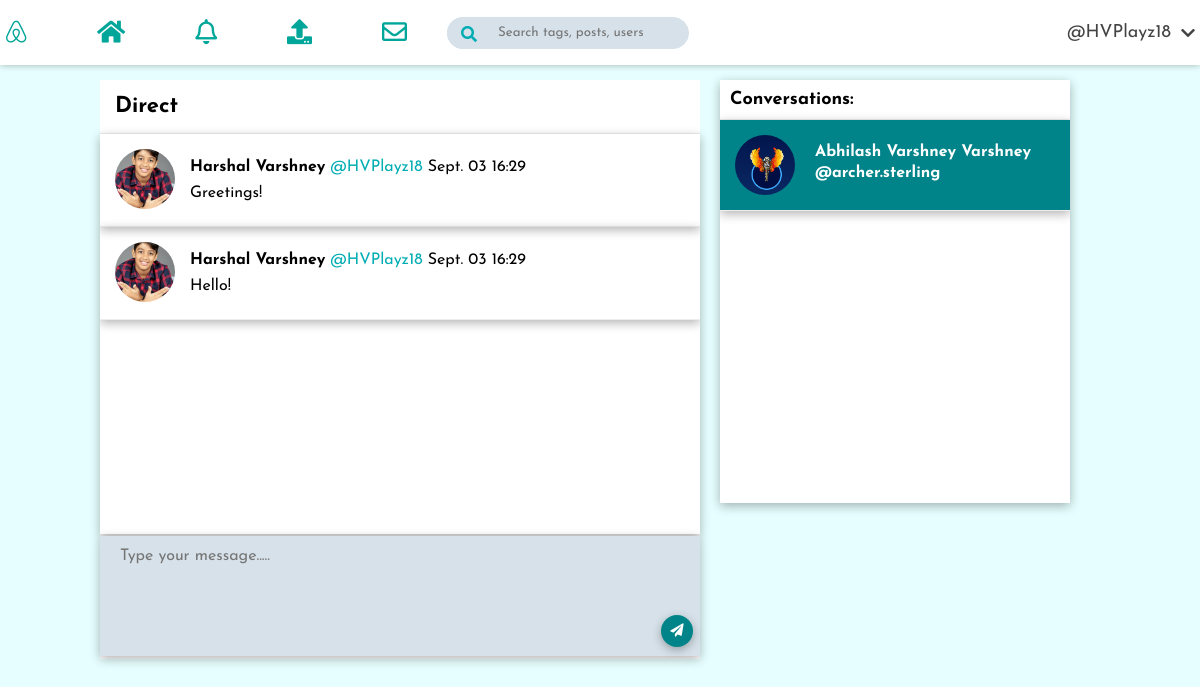
The page /direct/ (signed in) on the database its author committed.
### direct/models.py (models this page shows, shortened)
class Message(models.Model):
    user = models.ForeignKey(User, on_delete=models.CASCADE, related_name='user')
    sender = models.ForeignKey(User, on_delete=models.CASCADE, related_name='from_user')
    recipient = models.ForeignKey(User, on_delete=models.CASCADE, related_name='from_recipient')
    body = models.TextField(max_length=1000, blank=True, null=True)
    date = models.DateTimeField(auto_now_add=True)
    is_read = models.BooleanField(default=False)
    def get_messages(user):
        users = []
        messages = Message.objects.filter(user=user).values('recipient').annotate(last=Max('date')).order_by('-last')
        for message in messages:
            users.append({
                'user': User.objects.get(pk=message['recipient']),
                'last': message['last'],
                'unread': Message.objects.filter(user=user, recipient__pk=message['recipient'], is_read=False).count()
            })
        return users

### authy/models.py (models this page shows)
class Profile(models.Model):
	user = models.OneToOneField(User, on_delete=models.CASCADE)
	first_name = models.CharField(max_length=50, null=True, blank=True)
	last_name = models.CharField(max_length=50, null=True, blank=True)
	location = models.CharField(max_length=50, null=True, blank=True)
	email = models.TextField(max_length=80, null=True, blank=True)
	profile_info = models.TextField(max_length=150, null=True, blank=True)
	created = models.DateField(auto_now_add=True)
	favorites = models.ManyToManyField(Post)
	picture = models.ImageField(upload_to=user_directory_path, blank=True, null=True, verbose_name='Picture')

### direct/views.py (the view)
# urls.py: path('', inbox, name='inbox'),
@login_required
def inbox(request):
    user = request.user
    messages = Message.get_messages(user=user)
    active_direct = None
    directs = None
    if messages:
        message = messages[0]
        active_direct = message['user'].username
        directs = Message.objects.filter(user=user, recipient=message['user'])
        directs.update(is_read=True)
        for message in messages:
            if message['user'].username == active_direct:
                message['unread'] = 0
    context = {
            'directs': directs,
            'messages': messages,
            'active_direct': active_direct,
    }
    template = loader.get_template('direct/direct.html')
    return HttpResponse(template.render(context, request))

### direct/views.py (called while the page is built)
def checkDirects(request):
    directs_count = 0
    if request.user.is_authenticated:
        directs_count = Message.objects.filter(user=request.user, is_read=False).count()
    return {'directs_count': directs_count}

### notifications/views.py (called while the page is built)
def CountNotifications(request):
    count_notifications = 0
    if request.user.is_authenticated:
        count_notifications = Notification.objects.filter(user=request.user, is_seen=False).count()
    return {'count_notifications': count_notifications}

### galleria/templates/direct/direct.html (shortened to what this page needs)
{% extends 'base.html' %}
{% load static %}
{% block content %}
      <div class="feeds-content dark-mode-2">
        <div class="feeds-header dark-mode-1">
          <div class="header-top border">
            <h4 class="light-text">Direct</h4>
          </div>
        <div style="display: flex; flex-direction: column; box-shadow: 0 0.3rem 1rem rgba(0, 0, 0, 0.3); height: 40rem; overflow-y: scroll;  " id="myDiv" class="posts dark-mode-1">
           {% for direct in directs %}
          <div style="box-shadow: 0 0.3rem 1rem rgba(0, 0, 0, 0.3);" class="post border">
            <div class="user-avatar">
             {% if direct.sender.profile.picture %}
                  <img src="{{ direct.sender.profile.picture.url }}" />
                {% else %}
                  <img src="{% static 'images/icon.12.png' %}" />
                {% endif %}
            </div>
            <div class="post-content">
              <div class="post-user-info light-text">
                <h4>{{ direct.sender.profile.first_name }} {{ direct.sender.profile.last_name }}</h4>
                <span><a style="text-decoration: none; color: #00adb3" href="{% url 'profile' direct.sender.username %}" >@{{ direct.sender.username }} </a>{{ direct.date|date:'N d G:i' }}</span>
              </div>
              <p class="post-text light-text">
               {{ direct.body }}
              </p>
            </div>
          </div>
           {% endfor %}
        </div>
  <div style=" box-shadow: 0 0.3rem 1rem rgba(0, 0, 0, 0.3); overflow-y: scroll; max-height: 45rem " class="follow dark-mode-1">
           <h3 class="follow-heading light-text border">Conversations: </h3>
           {% for message in messages %}
           <div class="{% if active_direct == message.user.username %}is-active{% endif %}">
           <a    href="{% url 'directs' message.user.username %}">
          <div style="box-shadow: 0 0.3rem 1rem rgba(0, 0, 0, 0.3)" class="follow-user border">
            <div class="follow-user-img">
             {% if message.user.profile.picture %}
                  <img src="{{ message.user.profile.picture.url }}" />
                {% else %}
                  <img src="{% static 'images/icon.12.png' %}" />
                {% endif %}
            </div>
            <div class="follow-user-info light-text">
              <h4>{{ message.user.profile.first_name }} {{ message.user.profile.last_name }}</h4>
              <h4>@{{ message.user.username }}</h4>
            </div>
          </div>
         </a>
         </div>
         {% endfor %}
        </div>
        <div style="height: 12.5rem" class="caption">
    <form method="post" action="{% url 'send_direct' %}" role="form">
           <textarea
            class="dark-mode-2 light-text border"
              type="text"
              name="body"
              id="id_body"
              placeholder="Type your message....."
              maxlength=1500></textarea>
      <div class="comment-btn">
            <button type="submit" name="action" >
              <h4><i class="fas fa-paper-plane"></i></h4>
            </button>
        </div>
</form>
  </div>
</div>
</div>
{% endblock %}

### galleria/templates/base.html (shortened to what this page needs)
{% load static %}
<!DOCTYPE html>
<html lang="en">
  <head>
    <link
      rel="stylesheet"
      href="https://cdnjs.cloudflare.com/ajax/libs/font-awesome/5.8.2/css/all.min.css"
    />
    <link rel="stylesheet" href="{% static 'CSS/style.css' %}" />
  </head>
  <body>
    <section class="feeds-page">
      <nav class="feeds-nav dark-mode-1">
      <div class="brand-icon">
      <a onclick="myFunction()" class="brand"><i class="fab fa-airbnb"></i></a>
      </div>
        <div class="icons">
          <a class="tooltip" href="{% url 'index' %}" class="active">
          <i class="fas fa-home">
          </i></a>
          <a class="tooltip" href="{% url 'show-notifications' %}" class="active">
          <i class="far fa-bell">
          </i></a>
          <a class="tooltip" href="{% url 'newpost' %}">
          <i class="fas fa-upload">
          </i> </a>
          <a class="tooltip" href="{% url 'inbox' %}">
          <i class="far fa-envelope">
           </i></a>
        </div>
        <form action="{% url 'search' %}" method="get" class="search-bar">
        <div class="search-bar">
         <button type="submit" value="query" name="search" >
          <i class="fas fa-search"></i>
           </button>
          <input
            type="text"
            name="query" id="query"
            placeholder="Search tags, posts, users"
            class="search-bar-input dark-mode-2 light-text border"
          />
          </form>
        <div class="user">
          <a href="#" class="user-link light-text">@{{ request.user }}</a>
          <i class="fas fa-chevron-down"></i>
        </div>
      </nav>
        {% block content %}
        {% endblock  %}
    </section>
  </body>
</html>

### galleria/static/CSS/style.css (style rules this page uses)
* { margin: 0; padding: 0; font-family: 'Josefin Sans', sans-serif; outline: none; }
html { font-size: 62.5%; }
body { background-color: #e6feff; }
.feeds-page { width: 100%; height: 100vh; }
.feeds-nav { position: fixed; width: 100%; height: 6.5rem; background-color: #fff; display: flex; justify-content: center; box-shadow: 0 0 0.7rem rgba(0, 0, 0, 0.3); }
.icons { display: flex; align-items: center; }
.icons a { text-decoration: none; margin-right: 7rem; font-size: 2.5rem; color: #00A699; }
.brand-icon { display: flex; align-items: center; }
.brand-icon a { text-decoration: none; margin-right: 7rem; font-size: 2.5rem; color: #00A699; }
.brand-icon .brand { color: #00A699; font-weight: bolder; cursor: pointer; right: 20%; }
.search-bar { display: flex; align-items: center; position: relative; width: 45rem; right: 1.5rem; }
.search-bar button { position: absolute; width: 4rem; height: 3.2rem; border-radius: 3rem 0rem 0rem 3rem; border: 0.1rem solid #d6e1e9; padding: 10px 20px; text-align: center; text-decoration: none; display: inline-block; justify-content: center; background-color: #d6e1e9; border: none; cursor: pointer; }
.search-bar-input { width: 18rem; height: 3rem; border: 0.1rem solid #d6e1e9; border-radius: 3rem; background-color: #d6e1e9; padding-left: 5rem; padding-right: 1rem; transition: all 0.3s; -webkit-transition: width 0.4s ease-in-out; transition: width 0.4s ease-in-out; }
.search-bar i { position: absolute; font-size: 1.6rem; left: 1.4rem; color: #00adb3; cursor: pointer; bottom: 0.7rem; }
.user { margin-left: 3rem; display: flex; align-items: center; cursor: pointer; padding-left: 10rem; }
.user-link { margin: 0 1rem; text-decoration: none; font-size: 1.8rem; color: #444; }
.user i { color: #444; font-size: 1.6rem; }
.feeds-content { display: grid; grid-template-columns: minmax(5rem, 1fr) 60rem 40rem minmax(5rem, 1fr); grid-template-rows: repeat(2, min-content); padding-top: 6.5rem; }
.feeds-header { grid-column: 2 / 3; grid-row: 1 / 2; background-color: #fff; margin-top: 1.5rem; }
.header-top { display: flex; align-items: center; justify-content: space-between; border-bottom: 0.1rem solid #eee; padding: 1.5rem; }
.header-top h4 { font-size: 2.2rem; }
.caption { height: 30rem; }
.posts { grid-column: 2 / 3; grid-row: 2 / -1; background-color: #fff; }
.post { display: flex; padding: 1.5rem; border-bottom: 0.1rem solid #eee; }
.user-avatar { width: 6rem; height: 6rem; flex-shrink: 0; margin-right: 1.5rem; }
.user-avatar img { width: 100%; height: 100%; object-fit: cover; border-radius: 50%; }
.post-user-info { display: flex; align-items: center; margin: 1rem 0; }
.post-user-info h4 { font-size: 1.6rem; margin-right: 0.5rem; }
.post-user-info span { font-size: 1.6rem; }
.post-text { font-size: 1.6rem; margin-bottom: 1rem; }
.follow { position: fixed; top: 8rem; left: 57%; background-color: #fff; width: 35rem; height: 42.3rem; }
.follow-heading { padding: 1rem; font-size: 1.8rem; border-bottom: 0.1rem solid #eee; }
.follow-user { display: flex; align-items: center; padding: 1.5rem; border-bottom: 0.1rem solid #eee; }
.follow-user-img { width: 6rem; height: 6rem; margin-right: 2rem; }
.follow-user-img img { width: 100%; height: 100%; object-fit: cover; border-radius: 50%; }
.follow-user-info h4, .follow-user-info p { font-size: 1.6rem; margin-bottom: 0.5rem; }
@media (max-width: 1600px) { .follow { left: 58.5%; } }
@media (max-width: 1300px) { .follow { left: 60%; } }

### galleria/templates/base.html (style rules this page uses)
.tooltip { position: relative; display: inline-block; }

### galleria/templates/direct/direct.html (style rules this page uses)
a { text-decoration: none; color: black; }
.is-active { background-color: #008489 !important; }
.is-active a { color: white; }
.comment-btn { position: absolute; padding: 1px 1px; display: flex; justify-content:center; align-items: center; margin-left: 56rem; margin-top: -4.5rem; }
.comment-btn button { background-color: #008489; height: 3.2rem; width: 3.2rem; cursor: pointer; border-radius: 3rem; borrder: none; border: 0.1rem #eee; box-shadow: 0 0.3rem 1rem rgba(0, 0, 0, 0.3); }
.comment-btn i { color: white; }
textarea { position: relative; margin-top: 0.2rem; margin-left: 0rem; width: 60rem; height: 12rem; padding: 12px 20px; box-sizing: border-box; border: 0.1rem #eee; background-color: #d6e1e9; font-size: 16px; resize: none; box-shadow: 0 0.3rem 1rem rgba(0, 0, 0, 0.3); }

### rows shown on the page
Message: sender.profile.picture (picture), sender.profile.first_name "Harshal", sender.profile.last_name "Varshney", sender.username "HVPlayz18", date "Sept. 03 16:29", body "Greetings!"
Message: sender.profile.picture (picture), sender.profile.first_name "Harshal", sender.profile.last_name "Varshney", sender.username "HVPlayz18", date "Sept. 03 16:29", body "Hello!"

### other values the page prints
{{ request.user }} "HVPlayz18"
{{ message.user.profile.first_name }} "Abhilash Varshney"
{{ message.user.profile.last_name }} "Varshney"
{{ message.user.username }} "archer.sterling"
